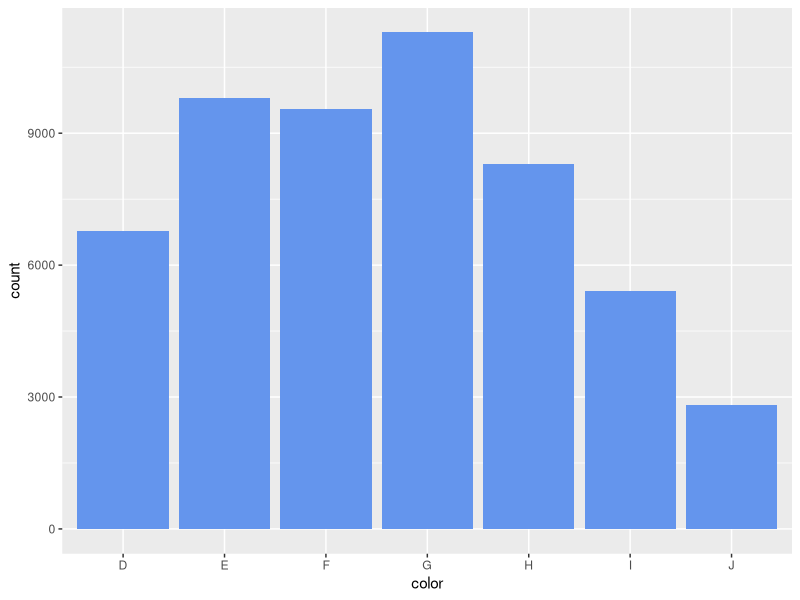
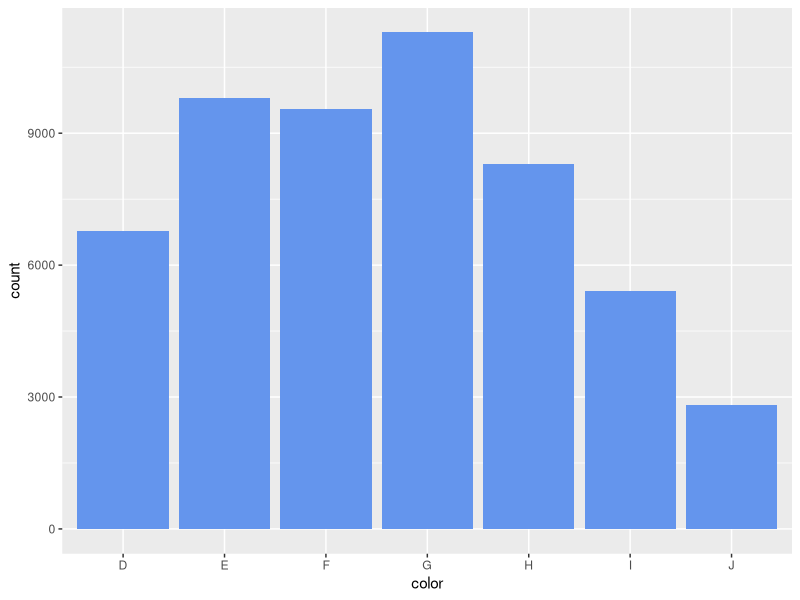
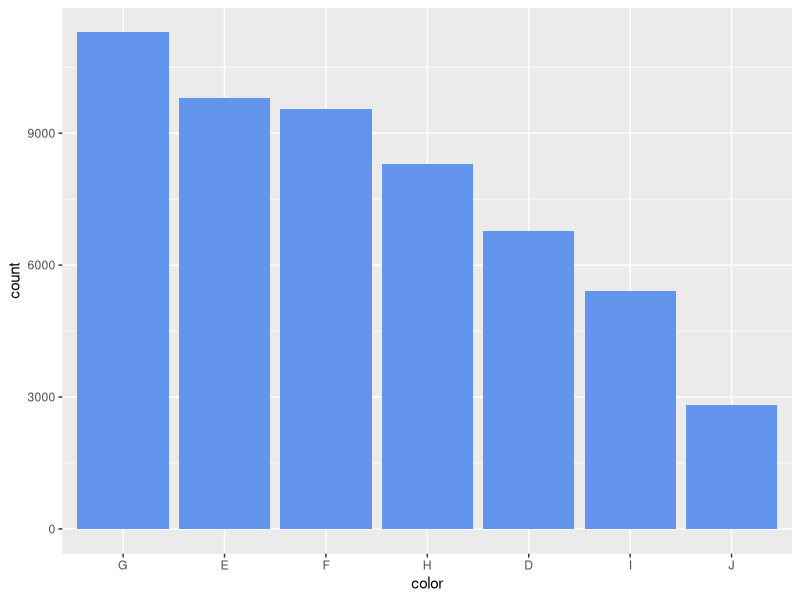
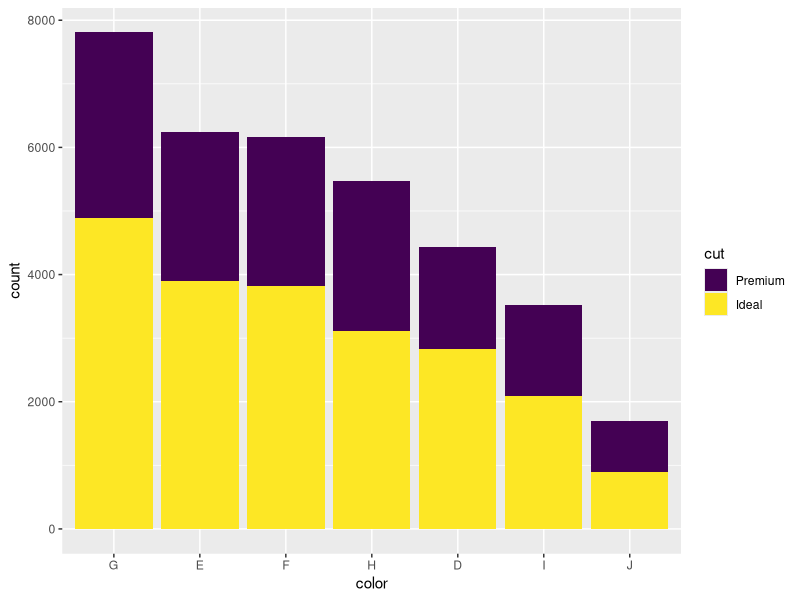
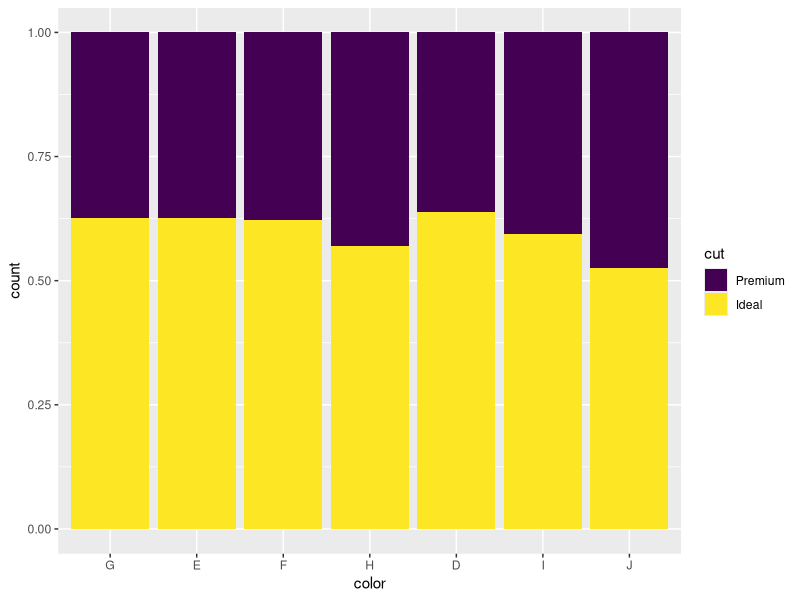
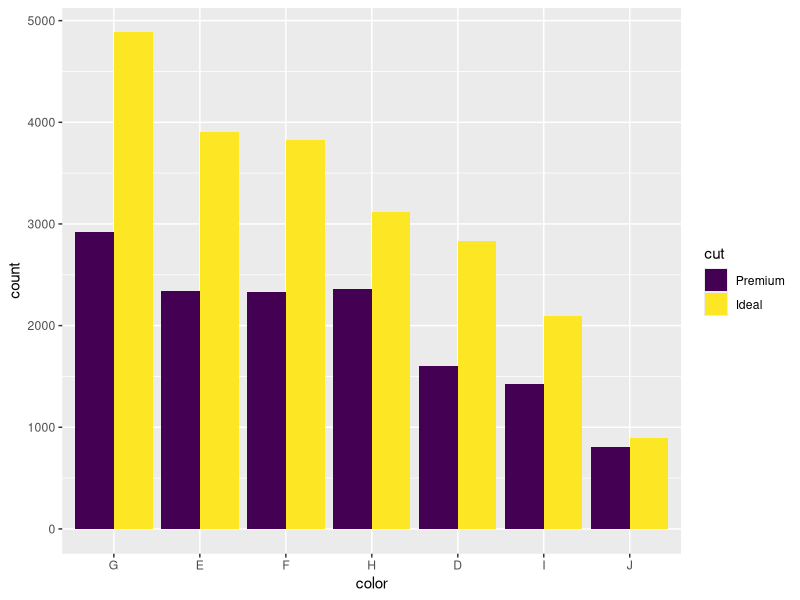
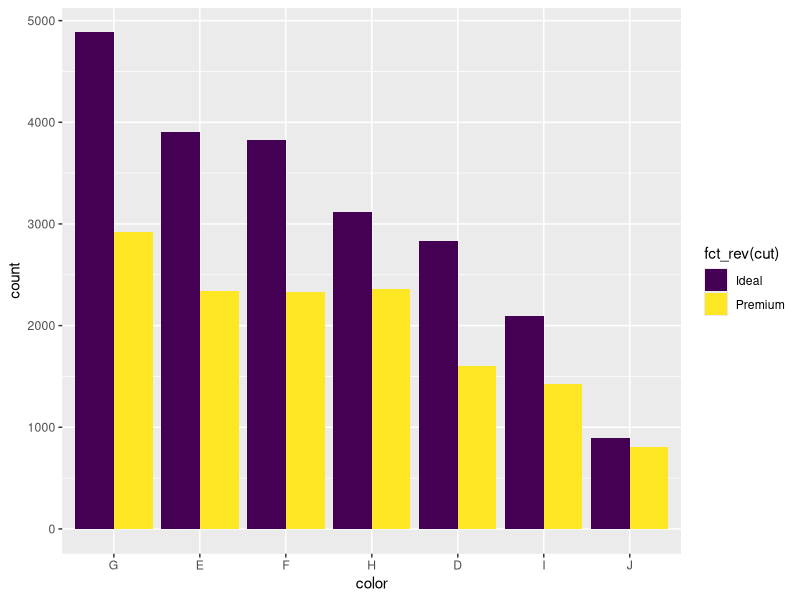
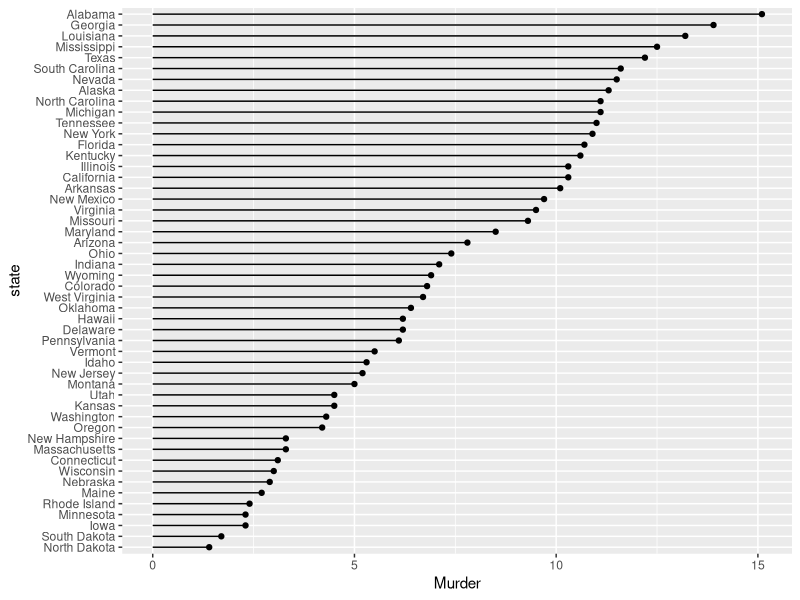

These charts were generated, in order, by the following R code:
## ---- chunk 1
#| echo: false
#| message: false
#| warning: false

library(tidyverse)
## ---- chunk 2
ggplot(diamonds, mapping = aes(color)) + 
  geom_bar(fill = "cornflowerblue")
## ---- chunk 3
diamonds |>
  count(color, name = "count") |> # name = just changes the name of the output from n to the value in the quotation marks  
  ggplot(mapping = aes(x = color, 
                       y = count)) + 
  geom_col(fill = "cornflowerblue")
  
## ---- chunk 4
diamonds |> 
  count(color, name = "count") |> # tzbulate by color variable 
  mutate(color = fct_reorder(.f = color, 
                             .x = count,
                             .desc = TRUE)) |> # reorder color variable based on the count 
  ggplot(mapping = aes(x = color, 
                       y = count)) + # create plot
  geom_col(fill = "cornflowerblue") # visualize bar chart layer
## ---- chunk 5
diamonds |> 
  filter(cut %in% c("Ideal", 
                    "Premium")) |> # keep only rows where cut is Ideal or Premium
  count(color, cut, name = "count") |> # tabulate by color and cut, counting by each unique combination
  group_by(color) |> # group by color
  mutate(color_count = sum(count)) |> # aggregate by color, but adding a variable so observation level stays the same
  ungroup() |> # remove grouping
  mutate(color = fct_reorder(.f = color, 
                             .x = color_count, 
                             .desc = TRUE)) |> # reorder color to be descending based on count of color 
  ggplot(mapping = aes(x = color, 
                       y = count, 
                       fill = cut)) + # create graph
  geom_col() # plot layer
## ---- chunk 6
diamonds |> 
  filter(cut %in% c("Ideal", 
                    "Premium")) |> # keep only rows where cut is Ideal or Premium
  count(color, cut, name = "count") |> # tabulate by color and cut, counting by each unique combination
  group_by(color) |> # group by color
  mutate(color_count = sum(count)) |> # aggregate by color, but adding a variable so observation level stays the same
  ungroup() |> # remove grouping
  mutate(color = fct_reorder(.f = color, 
                             .x = color_count, 
                             .desc = TRUE)) |> # reorder color to be descending based on count of color 
  ggplot(mapping = aes(x = color, 
                       y = count, 
                       fill = cut)) + # create graph
  geom_col(position = "fill") # plot layer such that there are standardized bars
## ---- chunk 7
diamonds |> 
  filter(cut %in% c("Ideal", 
                    "Premium")) |> # keep only rows where cut is Ideal or Premium
  count(color, cut, name = "count") |> # tabulate by color and cut, counting by each unique combination
  group_by(color) |> # group by color
  mutate(color_count = sum(count)) |> # aggregate by color, but adding a variable so observation level stays the same
  ungroup() |> # remove grouping
  mutate(color = fct_reorder(.f = color, 
                             .x = color_count, 
                             .desc = TRUE)) |> # reorder color to be descending based on count of color 
  ggplot(mapping = aes(x = color, 
                       y = count, 
                       fill = cut)) + # create graph
  geom_col(position = "dodge") # change position such that it is a chart with side by side columns
## ---- chunk 8
diamonds |> 
  filter(cut %in% c("Ideal", 
                    "Premium")) |> # keep only rows where cut is Ideal or Premium
  count(color, cut, name = "count") |> # tabulate by color and cut, counting by each unique combination
  group_by(color) |> # group by color
  mutate(color_count = sum(count)) |> # aggregate by color, but adding a variable so observation level stays the same
  ungroup() |> # remove grouping
  mutate(color = fct_reorder(.f = color, 
                             .x = color_count, 
                             .desc = TRUE)) |> # reorder color to be descending based on count of color 
  ggplot(mapping = aes(x = color, 
                       y = count, 
                       fill = fct_rev(cut))) + # create graph with factor reversed
  geom_col(position = "dodge") # change position such that it is a chart with side by side columns
## ---- chunk 9
state.x77 |> 
  data.frame() |> # converts this data into a data frame
  rownames_to_column(var = "state") |> # converts the state row names into a column
  mutate(state = fct_reorder(state, Murder)) |> # reorder by Murder so chart is ascending
  ggplot(mapping = aes(x = Murder, y = state)) + # create plot with mapped aesthetics of murder rate on x-axis, state on y-axis
  geom_segment(mapping = aes(x = 0,  # create segment that starts at 0
                              xend = Murder, # that ends at the Murder Rate
                              y = state,  # begins at each state
                              yend = state)) + # ends at each state 
  geom_point()

## ---- chunk 10
ggplot(data = diamonds, mapping = aes(x = carat, y = price)) + 
  geom_point()
## ---- chunk 11
# create data

set.seed(0) # set randomization so that this is reproducible 
my_years <- 2000:2020 # create sequential years between 2000 and 2020
random_numbers<- rnorm(n = 21, 
                       mean = 50, 
                       sd = 25) # create random numbers with mean of 50 and sd of 25

# create tibble
my_df <- tibble(my_years, random_numbers)

# line plot

ggplot(data = my_df, mapping = aes(my_years, random_numbers)) + 
  geom_point() + 
  geom_line()
## ---- chunk 12
ggplot(diamonds) + 
  geom_histogram(mapping = aes(carat), 
                 bins = 50) # set number of bins
## ---- chunk 13
ggplot(diamonds) + 
  geom_density(mapping = aes(carat))
## ---- chunk 14
ggplot(diamonds) + 
  geom_boxplot(mapping = aes(x = carat))
## ---- chunk 15
ggplot(diamonds) + 
  geom_boxplot(mapping = aes(x = carat, 
                             y = cut))
